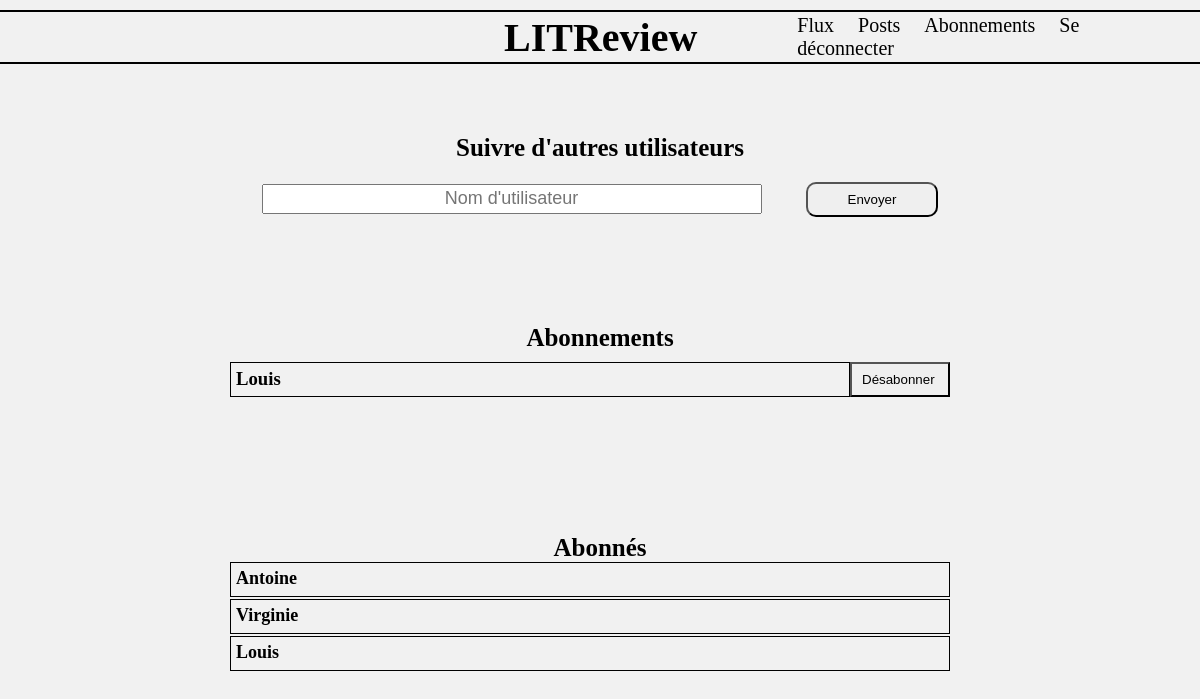
The page /authentication/subscriptions (signed in) on the database as committed earlier.
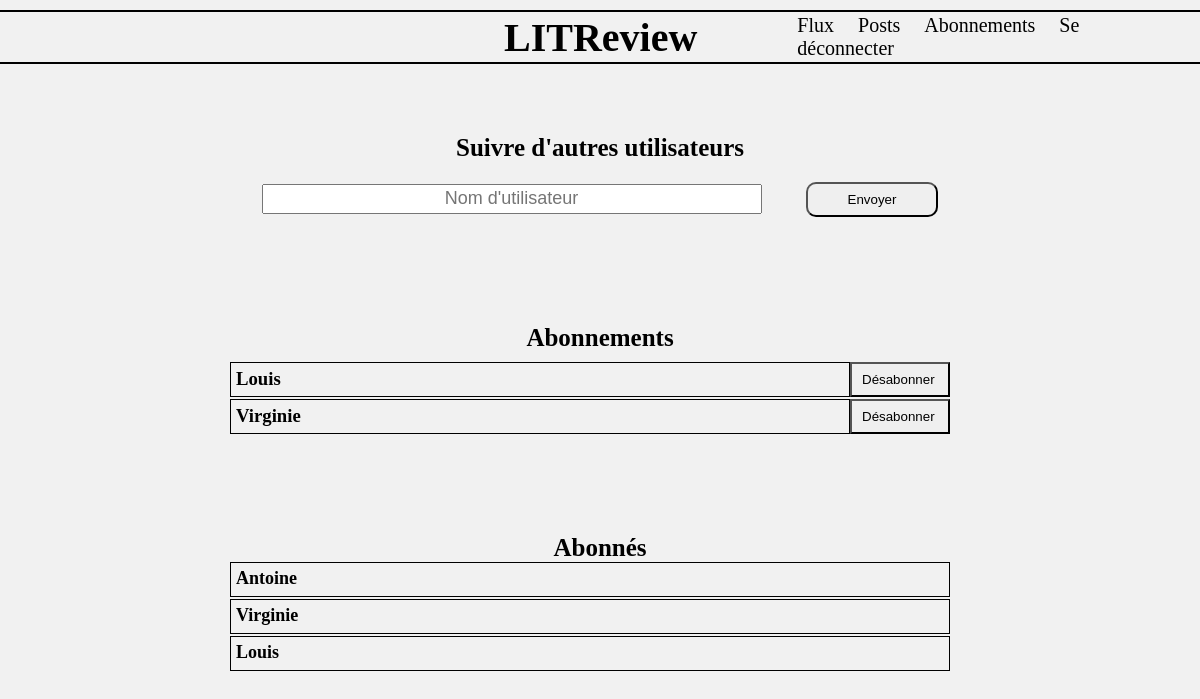
The same page on the database as committed later.
### authentication/models.py (models this page shows, shortened)
class UserFollows(Model):
    user = ForeignKey(
        to=settings.AUTH_USER_MODEL,
        on_delete=CASCADE,
        related_name='following',
    )
    followed_user = ForeignKey(
        to=settings.AUTH_USER_MODEL,
        on_delete=CASCADE,
        related_name='followed_by',
    )
    class Meta:
        unique_together = (
            'user',
            'followed_user',
        )

class User(AbstractUser):
    def __str__(self):
        return f'{self.username.capitalize()}'

### authentication/views.py (the view, shortened to what this page needs)
class SubscriptionView(View):
    template_name = 'authentication/subscription.html'
    form_class = SubscriptionForm
    def get(self, request):
        form = self.form_class()
        current_user = request.user
        subscriptions = UserFollows.objects.filter(user=current_user)
        subscribers = UserFollows.objects.filter(
            followed_user=current_user
        ).values_list('user__username', flat=True)
        subscribers = [subscriber.capitalize() for subscriber in subscribers]
        context = {
            'form': form,
            'current_user': current_user,
            'subscriptions': subscriptions,
            'subscribers': subscribers,
        }
        return render(
            request,
            self.template_name,
            context=context,
        )

### authentication/forms.py
class SubscriptionForm(forms.Form):
    username = forms.CharField(
        max_length=50,
        label=False,
        widget=forms.TextInput(
            attrs={
                "class": "textbox subscription_textbox_username",
                "placeholder": "Nom d'utilisateur",
            }
        ),
    )

### authentication/templates/authentication/subscription.html (shortened to what this page needs)
{% extends "base.html" %}
{% block content %}
    <div class="subrcitpion_followers">
        <section class="subrcitpion_follows__users">
            <h2>Suivre d'autres utilisateurs</h2>
            <form method="POST">
                {{ form }}
                <input class="btn" type="submit" value="Envoyer">
            </form>
        </section>
        <section class="subscription">
            <h2 class="subscription__title">Abonnements</h2>
            <ul>
                {% for subscription in subscriptions %}
                    <li>
                        <div class="subscription_items">
                            <h3 class="subscription_name">{{ subscription.followed_user }}</h3>
                            <a href="{% url 'unsubscribe' subscription.id %}">
                                <button class="btn subscription_name__btn" type='button'>Désabonner</button>
                            </a>
                        </div>
                    </li>
                {% empty %}
                    <p>Aucun abonnement</p>
                {% endfor %}
            </ul>
        </section>
        <section class="subscription_subscribers">
            <h2 class="subscription_subscribers__title">Abonnés</h2>
            <ul>
                {% for subscriber in subscribers %}
                    <li class="subscription_subscribers__username">{{ subscriber }}</li>
                {% empty %}
                <p>Aucun abonné</p>
                {% endfor %}
            </ul>
        </section>
    </div>
{% endblock %}

Rows that differ between the two databases and show on the page:
added UserFollows: followed_user "Virginie"
